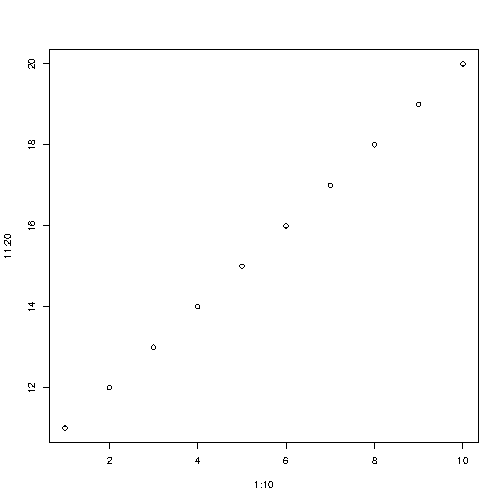

Recreate this plot in R.
bitmap(file="out.png")
plot(1:10,11:20)
